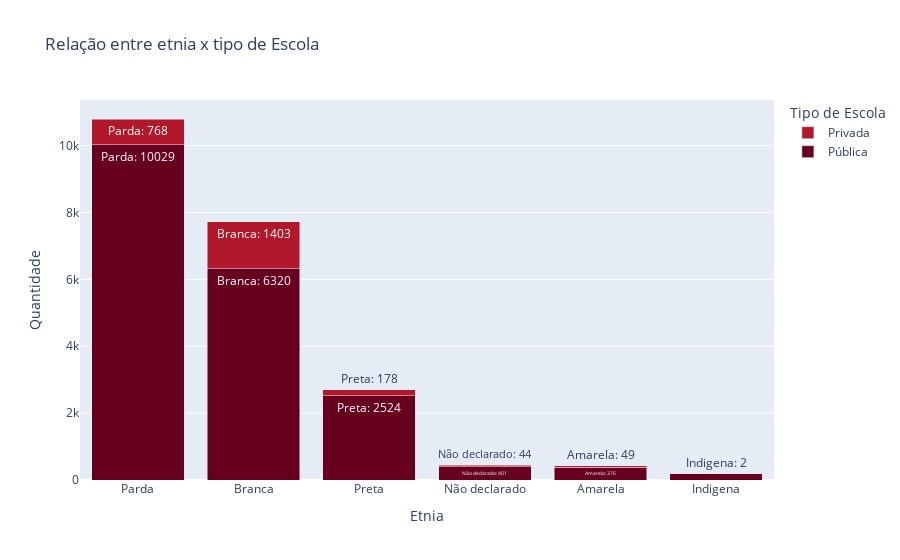

Notebook source saved alongside this figure:
### Code cell
# coletando os dados de etnia
race = filtered_aggregated_df['MICRODADOS_TP_COR_RACA'].value_counts()
race_labels = race.index
race_shape = race.values

# coletando os dados de tipo de escola
school = filtered_aggregated_df['MICRODADOS_TP_ESCOLA'].value_counts()
school_labels = school.index
school_shape = school.values

# mapeando os valores numéricos para as legendas correspondentes
race_legend = {0: 'Não declarado', 1: 'Branca', 2: 'Preta', 3: 'Parda', 4: 'Amarela', 5: 'Indigena', 6: 'Não dispõe da informação'}
school_legend = {1: 'Não respondeu', 2: 'Pública', 3: 'Privada'}
race_labels_text = [race_legend.get(valor, valor) for valor in race_labels]
school_labels_text = [school_legend.get(valor, valor) for valor in school_labels]


fig = go.Figure()

# adicionando as barras empilhadas
for i in range(len(school_labels)):
    fig.add_trace(go.Bar(
        x=race_labels_text,
        y=[filtered_aggregated_df[(filtered_aggregated_df['MICRODADOS_TP_COR_RACA'] == race_labels[j]) &
                                  (filtered_aggregated_df['MICRODADOS_TP_ESCOLA'] == school_labels[i])].shape[0]
           for j in range(len(race_labels))],
        name=school_labels_text[i],
        text=[f"{label}: {value}" for label, value in zip(race_labels_text,
                                                         [filtered_aggregated_df[(filtered_aggregated_df['MICRODADOS_TP_COR_RACA'] == race_labels[j]) &
                                                                                (filtered_aggregated_df['MICRODADOS_TP_ESCOLA'] == school_labels[i])].shape[0]
                                                          for j in range(len(race_labels))])],
        hoverinfo='text',
        marker_color=px.colors.sequential.RdBu[i]
    ))

# criando grafico
fig.update_layout(barmode='stack', title='Relação entre etnia x tipo de Escola', xaxis_title='Etnia', yaxis_title='Quantidade', legend_title='Tipo de Escola', hoverlabel=dict(bgcolor="white", font_size=12))

fig.show()

### Figure 1 — Plotly figure (JSON) as saved in the notebook; plotly's stock layout.template omitted (floating-point values rounded to 4 significant figures)
{"data": [{"hoverinfo": "text", "marker": {"color": "rgb(103,0,31)"}, "name": "Pública", "text": ["Parda: 10029", "Branca: 6320", "Preta: 2524", "Não declarado: 401", "Amarela: 376", "Indigena: 190"], "type": "bar", "x": ["Parda", "Branca", "Preta", "Não declarado", "Amarela", "Indigena"], "y": [10029, 6320, 2524, 401, 376, 190]}, {"hoverinfo": "text", "marker": {"color": "rgb(178,24,43)"}, "name": "Privada", "text": ["Parda: 768", "Branca: 1403", "Preta: 178", "Não declarado: 44", "Amarela: 49", "Indigena: 2"], "type": "bar", "x": ["Parda", "Branca", "Preta", "Não declarado", "Amarela", "Indigena"], "y": [768, 1403, 178, 44, 49, 2]}], "layout": {"barmode": "stack", "hoverlabel": {"bgcolor": "white", "font": {"size": 12}}, "legend": {"title": {"text": "Tipo de Escola"}}, "title": {"text": "Relação entre etnia x tipo de Escola"}, "xaxis": {"title": {"text": "Etnia"}}, "yaxis": {"title": {"text": "Quantidade"}}}}
